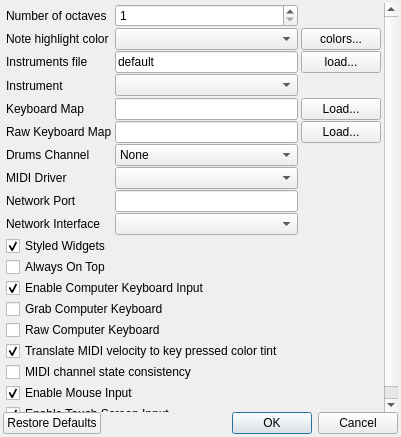
<?xml version="1.0" encoding="UTF-8"?>
<ui version="4.0">
 <comment>
    MidyAX
 </comment>
 <class>PreferencesClass</class>
 <widget class="QDialog" name="PreferencesClass">
  <property name="geometry">
   <rect>
    <x>0</x>
    <y>0</y>
    <width>401</width>
    <height>437</height>
   </rect>
  </property>
  <property name="windowTitle">
   <string>Preferences</string>
  </property>
  <layout class="QGridLayout" name="gridLayout_2">
   <property name="leftMargin">
    <number>3</number>
   </property>
   <property name="topMargin">
    <number>3</number>
   </property>
   <property name="rightMargin">
    <number>3</number>
   </property>
   <property name="bottomMargin">
    <number>3</number>
   </property>
   <property name="spacing">
    <number>0</number>
   </property>
   <item row="3" column="0">
    <widget class="QDialogButtonBox" name="buttonBox">
     <property name="standardButtons">
      <set>QDialogButtonBox::Cancel|QDialogButtonBox::Ok|QDialogButtonBox::RestoreDefaults</set>
     </property>
    </widget>
   </item>
   <item row="0" column="0">
    <widget class="QScrollArea" name="scrollArea">
     <property name="frameShape">
      <enum>QFrame::NoFrame</enum>
     </property>
     <property name="widgetResizable">
      <bool>true</bool>
     </property>
     <widget class="QWidget" name="scrollAreaWidgetContents">
      <property name="geometry">
       <rect>
        <x>0</x>
        <y>0</y>
        <width>395</width>
        <height>400</height>
       </rect>
      </property>
      <property name="minimumSize">
       <size>
        <width>382</width>
        <height>394</height>
       </size>
      </property>
      <layout class="QGridLayout" name="gridLayout">
       <property name="sizeConstraint">
        <enum>QLayout::SetMinimumSize</enum>
       </property>
       <property name="leftMargin">
        <number>3</number>
       </property>
       <property name="topMargin">
        <number>1</number>
       </property>
       <property name="rightMargin">
        <number>3</number>
       </property>
       <property name="bottomMargin">
        <number>1</number>
       </property>
       <property name="horizontalSpacing">
        <number>3</number>
       </property>
       <property name="verticalSpacing">
        <number>1</number>
       </property>
       <item row="0" column="0">
        <widget class="QLabel" name="lblNumOctaves">
         <property name="sizePolicy">
          <sizepolicy hsizetype="Minimum" vsizetype="Expanding">
           <horstretch>0</horstretch>
           <verstretch>0</verstretch>
          </sizepolicy>
         </property>
         <property name="text">
          <string>Number of octaves</string>
         </property>
         <property name="buddy">
          <cstring>spinNumOctaves</cstring>
         </property>
        </widget>
       </item>
       <item row="2" column="0">
        <widget class="QLabel" name="lblKeyPressColor">
         <property name="sizePolicy">
          <sizepolicy hsizetype="Minimum" vsizetype="Preferred">
           <horstretch>0</horstretch>
           <verstretch>0</verstretch>
          </sizepolicy>
         </property>
         <property name="text">
          <string>Note highlight color</string>
         </property>
         <property name="buddy">
          <cstring>cboColorPolicy</cstring>
         </property>
        </widget>
       </item>
       <item row="2" column="2">
        <widget class="QPushButton" name="btnColor">
         <property name="whatsThis">
          <string>Press this button to change the highligh color used to paint the keys that are being activated.</string>
         </property>
         <property name="text">
          <string>colors...</string>
         </property>
        </widget>
       </item>
       <item row="3" column="0">
        <widget class="QLabel" name="lblFileInstrument">
         <property name="sizePolicy">
          <sizepolicy hsizetype="Minimum" vsizetype="Preferred">
           <horstretch>0</horstretch>
           <verstretch>0</verstretch>
          </sizepolicy>
         </property>
         <property name="text">
          <string>Instruments file</string>
         </property>
         <property name="buddy">
          <cstring>txtFileInstrument</cstring>
         </property>
        </widget>
       </item>
       <item row="3" column="1">
        <widget class="QLineEdit" name="txtFileInstrument">
         <property name="minimumSize">
          <size>
           <width>120</width>
           <height>0</height>
          </size>
         </property>
         <property name="whatsThis">
          <string>The instruments definition file currently loaded</string>
         </property>
         <property name="text">
          <string>default</string>
         </property>
         <property name="readOnly">
          <bool>true</bool>
         </property>
        </widget>
       </item>
       <item row="3" column="2">
        <widget class="QPushButton" name="btnInstrument">
         <property name="whatsThis">
          <string>Press this button to load an instruments definition file from disk.</string>
         </property>
         <property name="text">
          <string>load...</string>
         </property>
        </widget>
       </item>
       <item row="4" column="0" rowspan="2">
        <widget class="QLabel" name="lblInstrument">
         <property name="sizePolicy">
          <sizepolicy hsizetype="Minimum" vsizetype="Preferred">
           <horstretch>0</horstretch>
           <verstretch>0</verstretch>
          </sizepolicy>
         </property>
         <property name="text">
          <string>Instrument</string>
         </property>
         <property name="buddy">
          <cstring>cboInstrument</cstring>
         </property>
        </widget>
       </item>
       <item row="6" column="0">
        <widget class="QLabel" name="lblKmap">
         <property name="text">
          <string>Keyboard Map</string>
         </property>
         <property name="buddy">
          <cstring>txtFileKmap</cstring>
         </property>
        </widget>
       </item>
       <item row="6" column="1">
        <widget class="QLineEdit" name="txtFileKmap"/>
       </item>
       <item row="6" column="2">
        <widget class="QPushButton" name="btnKmap">
         <property name="text">
          <string>Load...</string>
         </property>
        </widget>
       </item>
       <item row="7" column="0">
        <widget class="QLabel" name="lblRawKmap">
         <property name="text">
          <string>Raw Keyboard Map</string>
         </property>
         <property name="buddy">
          <cstring>txtFileRawKmap</cstring>
         </property>
        </widget>
       </item>
       <item row="7" column="1">
        <widget class="QLineEdit" name="txtFileRawKmap"/>
       </item>
       <item row="7" column="2">
        <widget class="QPushButton" name="btnRawKmap">
         <property name="text">
          <string>Load...</string>
         </property>
        </widget>
       </item>
       <item row="8" column="0">
        <widget class="QLabel" name="lblDrumsChannel">
         <property name="text">
          <string>Drums Channel</string>
         </property>
         <property name="buddy">
          <cstring>cboDrumsChannel</cstring>
         </property>
        </widget>
       </item>
       <item row="8" column="1">
        <widget class="QComboBox" name="cboDrumsChannel">
         <item>
          <property name="text">
           <string>None</string>
          </property>
         </item>
         <item>
          <property name="text">
           <string>1</string>
          </property>
         </item>
         <item>
          <property name="text">
           <string>2</string>
          </property>
         </item>
         <item>
          <property name="text">
           <string>3</string>
          </property>
         </item>
         <item>
          <property name="text">
           <string>4</string>
          </property>
         </item>
         <item>
          <property name="text">
           <string>5</string>
          </property>
         </item>
         <item>
          <property name="text">
           <string>6</string>
          </property>
         </item>
         <item>
          <property name="text">
           <string>7</string>
          </property>
         </item>
         <item>
          <property name="text">
           <string>8</string>
          </property>
         </item>
         <item>
          <property name="text">
           <string>9</string>
          </property>
         </item>
         <item>
          <property name="text">
           <string>10</string>
          </property>
         </item>
         <item>
          <property name="text">
           <string>11</string>
          </property>
         </item>
         <item>
          <property name="text">
           <string>12</string>
          </property>
         </item>
         <item>
          <property name="text">
           <string>13</string>
          </property>
         </item>
         <item>
          <property name="text">
           <string>14</string>
          </property>
         </item>
         <item>
          <property name="text">
           <string>15</string>
          </property>
         </item>
        </widget>
       </item>
       <item row="10" column="0">
        <widget class="QLabel" name="lblNetworkPort">
         <property name="text">
          <string>Network Port</string>
         </property>
         <property name="buddy">
          <cstring>txtNetworkPort</cstring>
         </property>
        </widget>
       </item>
       <item row="10" column="1">
        <widget class="QLineEdit" name="txtNetworkPort"/>
       </item>
       <item row="12" column="0" colspan="3">
        <widget class="QCheckBox" name="chkStyledKnobs">
         <property name="whatsThis">
          <string>Change the widget (knobs, switches) style, either using the custom look or reverting to the style selected in qtconfig.</string>
         </property>
         <property name="text">
          <string>Styled Widgets</string>
         </property>
         <property name="checked">
          <bool>true</bool>
         </property>
        </widget>
       </item>
       <item row="13" column="0" colspan="3">
        <widget class="QCheckBox" name="chkAlwaysOnTop">
         <property name="whatsThis">
          <string>Check this box to keep the keyboard window always visible, on top of other windows.</string>
         </property>
         <property name="text">
          <string>Always On Top</string>
         </property>
        </widget>
       </item>
       <item row="16" column="0" colspan="3">
        <widget class="QCheckBox" name="chkRawKeyboard">
         <property name="whatsThis">
          <string>&lt;!DOCTYPE HTML PUBLIC &quot;-//W3C//DTD HTML 4.0//EN&quot; &quot;http://www.w3.org/TR/REC-html40/strict.dtd&quot;&gt;
&lt;html&gt;&lt;head&gt;&lt;meta name=&quot;qrichtext&quot; content=&quot;1&quot; /&gt;&lt;style type=&quot;text/css&quot;&gt;
p, li { white-space: pre-wrap; }
&lt;/style&gt;&lt;/head&gt;&lt;body style=&quot; font-family:'Sans Serif'; font-size:10pt; font-weight:400; font-style:normal;&quot;&gt;
&lt;p style=&quot; margin-top:0px; margin-bottom:0px; margin-left:0px; margin-right:0px; -qt-block-indent:0; text-indent:0px;&quot;&gt;Check this box to use low level PC keyboard events. This system has several advantages:&lt;/p&gt;
&lt;ul style=&quot;-qt-list-indent: 1;&quot;&gt;&lt;li style=&quot; margin-top:12px; margin-bottom:0px; margin-left:0px; margin-right:0px; -qt-block-indent:0; text-indent:0px;&quot;&gt;It is possible to use &quot;dead keys&quot; (accent marks, diacritics)&lt;/li&gt;
&lt;li style=&quot; margin-top:0px; margin-bottom:0px; margin-left:0px; margin-right:0px; -qt-block-indent:0; text-indent:0px;&quot;&gt;Mapping definitions are independent of the language (but hardware and OS specific)&lt;/li&gt;
&lt;li style=&quot; margin-top:0px; margin-bottom:12px; margin-left:0px; margin-right:0px; -qt-block-indent:0; text-indent:0px;&quot;&gt;Faster processing&lt;/li&gt;&lt;/ul&gt;&lt;/body&gt;&lt;/html&gt;</string>
         </property>
         <property name="text">
          <string>Raw Computer Keyboard</string>
         </property>
        </widget>
       </item>
       <item row="17" column="0" colspan="3">
        <widget class="QCheckBox" name="chkVelocityColor">
         <property name="text">
          <string>Translate MIDI velocity to key pressed color tint</string>
         </property>
         <property name="checked">
          <bool>true</bool>
         </property>
        </widget>
       </item>
       <item row="15" column="0" colspan="3">
        <widget class="QCheckBox" name="chkGrabKb">
         <property name="whatsThis">
          <string>&lt;!DOCTYPE HTML PUBLIC &quot;-//W3C//DTD HTML 4.0//EN&quot; &quot;http://www.w3.org/TR/REC-html40/strict.dtd&quot;&gt;
&lt;html&gt;&lt;head&gt;&lt;meta name=&quot;qrichtext&quot; content=&quot;1&quot; /&gt;&lt;style type=&quot;text/css&quot;&gt;
p, li { white-space: pre-wrap; }
&lt;/style&gt;&lt;/head&gt;&lt;body style=&quot; font-family:'Sans Serif'; font-size:10pt; font-weight:400; font-style:normal;&quot;&gt;
&lt;p style=&quot; margin-top:0px; margin-bottom:0px; margin-left:0px; margin-right:0px; -qt-block-indent:0; text-indent:0px;&quot;&gt;Check this box to grab the PC keyboard, even when the keyboard control has not the focus. &lt;span style=&quot; font-weight:600;&quot;&gt;Note for Linux users:&lt;/span&gt; this option works well in standard KDE desktops, but fails in window managers like metacity and compiz. It is also known that using this option breaks drop down menus on GTK applications.&lt;/p&gt;&lt;/body&gt;&lt;/html&gt;</string>
         </property>
         <property name="text">
          <string>Grab Computer Keyboard</string>
         </property>
        </widget>
       </item>
       <item row="11" column="0">
        <widget class="QLabel" name="lblNetworkIface">
         <property name="text">
          <string>Network Interface</string>
         </property>
         <property name="buddy">
          <cstring>cboNetworkIface</cstring>
         </property>
        </widget>
       </item>
       <item row="11" column="1">
        <widget class="QComboBox" name="cboNetworkIface"/>
       </item>
       <item row="9" column="0">
        <widget class="QLabel" name="lblMIDIDriver">
         <property name="text">
          <string>MIDI Driver</string>
         </property>
         <property name="buddy">
          <cstring>cboMIDIDriver</cstring>
         </property>
        </widget>
       </item>
       <item row="9" column="1">
        <widget class="QComboBox" name="cboMIDIDriver"/>
       </item>
       <item row="18" column="0" colspan="3">
        <widget class="QCheckBox" name="chkEnforceChannelState">
         <property name="text">
          <string>MIDI channel state consistency</string>
         </property>
        </widget>
       </item>
       <item row="21" column="0" colspan="3">
        <widget class="QCheckBox" name="chkEnableTouch">
         <property name="text">
          <string>Enable Touch Screen Input</string>
         </property>
         <property name="checked">
          <bool>true</bool>
         </property>
        </widget>
       </item>
       <item row="20" column="0" colspan="3">
        <widget class="QCheckBox" name="chkEnableMouse">
         <property name="text">
          <string>Enable Mouse Input</string>
         </property>
         <property name="checked">
          <bool>true</bool>
         </property>
        </widget>
       </item>
       <item row="14" column="0" colspan="3">
        <widget class="QCheckBox" name="chkEnableKeyboard">
         <property name="text">
          <string>Enable Computer Keyboard Input</string>
         </property>
         <property name="checked">
          <bool>true</bool>
         </property>
        </widget>
       </item>
       <item row="2" column="1">
        <widget class="QComboBox" name="cboColorPolicy"/>
       </item>
       <item row="0" column="1">
        <widget class="QSpinBox" name="spinNumOctaves">
         <property name="whatsThis">
          <string>The number of octaves, from 1 to 10. Each octave has 12 keys: 7 white and 5 black. The MIDI standard has 128 notes, but not all instruments can play all of them.</string>
         </property>
         <property name="minimum">
          <number>1</number>
         </property>
         <property name="maximum">
          <number>9</number>
         </property>
        </widget>
       </item>
       <item row="4" column="1">
        <widget class="QComboBox" name="cboInstrument">
         <property name="whatsThis">
          <string>Change the instrument definition being currently used. Each instruments definition file may hold several instruments on it.</string>
         </property>
        </widget>
       </item>
      </layout>
     </widget>
    </widget>
   </item>
  </layout>
 </widget>
 <layoutdefault spacing="6" margin="11"/>
 <tabstops>
  <tabstop>scrollArea</tabstop>
  <tabstop>btnColor</tabstop>
  <tabstop>txtFileInstrument</tabstop>
  <tabstop>btnInstrument</tabstop>
  <tabstop>txtFileKmap</tabstop>
  <tabstop>btnKmap</tabstop>
  <tabstop>txtFileRawKmap</tabstop>
  <tabstop>btnRawKmap</tabstop>
  <tabstop>cboDrumsChannel</tabstop>
  <tabstop>cboMIDIDriver</tabstop>
  <tabstop>txtNetworkPort</tabstop>
  <tabstop>cboNetworkIface</tabstop>
  <tabstop>chkStyledKnobs</tabstop>
  <tabstop>chkAlwaysOnTop</tabstop>
  <tabstop>chkGrabKb</tabstop>
  <tabstop>chkRawKeyboard</tabstop>
  <tabstop>chkVelocityColor</tabstop>
  <tabstop>buttonBox</tabstop>
 </tabstops>
 <resources/>
 <connections>
  <connection>
   <sender>buttonBox</sender>
   <signal>accepted()</signal>
   <receiver>PreferencesClass</receiver>
   <slot>accept()</slot>
   <hints>
    <hint type="sourcelabel">
     <x>200</x>
     <y>418</y>
    </hint>
    <hint type="destinationlabel">
     <x>200</x>
     <y>218</y>
    </hint>
   </hints>
  </connection>
  <connection>
   <sender>buttonBox</sender>
   <signal>rejected()</signal>
   <receiver>PreferencesClass</receiver>
   <slot>reject()</slot>
   <hints>
    <hint type="sourcelabel">
     <x>200</x>
     <y>418</y>
    </hint>
    <hint type="destinationlabel">
     <x>200</x>
     <y>218</y>
    </hint>
   </hints>
  </connection>
 </connections>
 <designerdata>
  <property name="gridDeltaX">
   <number>10</number>
  </property>
  <property name="gridDeltaY">
   <number>10</number>
  </property>
  <property name="gridSnapX">
   <bool>true</bool>
  </property>
  <property name="gridSnapY">
   <bool>true</bool>
  </property>
  <property name="gridVisible">
   <bool>true</bool>
  </property>
 </designerdata>
</ui>
